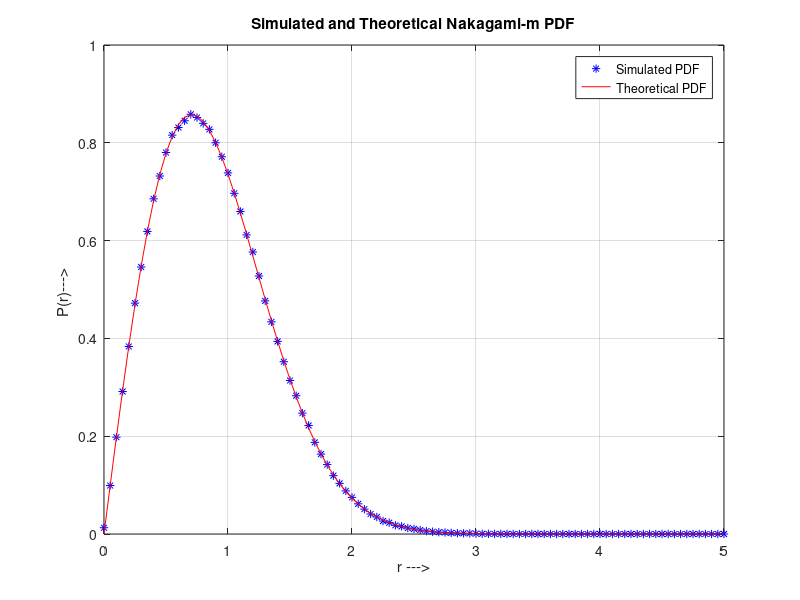

The MATLAB script that drew this image:
%%
clc;
clear all;
close all;
%% Nakagami from Gamma;

N =1000000;

% Nakagami -(m,W);

% Nakagami to Gamma.
m = 1;
W = 1;

a = m;
b = W/m;

% Gamma Distribution.
% Generating Gamma R.V's:
G = gamrnd(a,b,[1 N]);

% Nakagami Distribution.
NK = sqrt(G);


step = 0.05;
x = 0:step:5;
h = hist(NK, x);  
approxPDF = h/(step*sum(h));

%% Theoritical
for ii = 1:length(x)
    y(ii)=((2*m^m)/(gamma(m)*W^m))*x(ii)^(2*m-1)*exp(-((m/W)*x(ii)^2));
end

%% Figures
figure
plot(x, approxPDF,'b*', x, y,'r');
title('Simulated and Theoretical Nakagami-m PDF');
legend('Simulated PDF','Theoretical PDF')  
xlabel('r --->');  
ylabel('P(r)---> ');  
grid;
